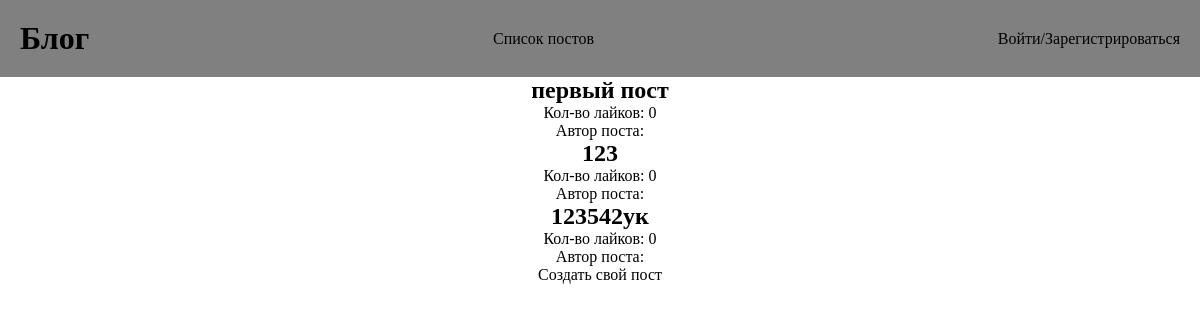
/posts/, run on an earlier commit of the app's database.
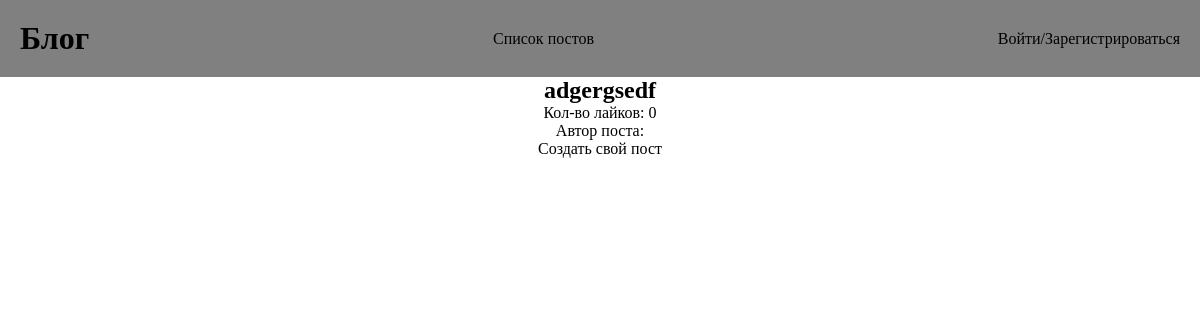
And on a later commit of the database.
### monolit/models.py (models this page shows, shortened)
class Post(models.Model):
    user = models.ForeignKey(User, on_delete=models.CASCADE)
    title = models.CharField(max_length=200)
    content = models.TextField()
    created_at = models.DateTimeField(auto_now_add=True)
    likes = models.ManyToManyField(User, related_name='likes', blank=True)
    comment_count = models.PositiveIntegerField(default=0)

### monolit/views.py (the view)
# urls.py: path('posts/', views.post_list, name='post_list'),
def post_list(request):
    posts = Post.objects.all()
    return render(request, 'post_list.html', {'posts': posts})

### monolit/templates/post_list.html
{% extends "home.html" %}
{% block content %}
{% if posts %}
    {% for post in posts %}
        <a href="{% url 'post_detail' post.id %}"><h2>{{post.title}}</h2></a>
        <p>Кол-во лайков: {{post.likes.count}}</p>
        <p>Автор поста: {{post.user.username}}</p>
    {% endfor %}
{% else %}
<p>Постов пока нету</p>
{% endif %}
<a href="{% url 'create_post' %}">Создать свой пост</a>
{% endblock %}

### monolit/templates/home.html (shortened to what this page needs)
<!DOCTYPE html>
{% load static %}
<html lang="en">
<head>
    <link rel="stylesheet" href="{% static 'css/style.css' %}">
</head>
<body>
    <header>
        <h1><a href="{% url 'home' %}">Блог</a></h1>
        <p><a href="{% url 'post_list' %}">Список постов</a></p>
        <div class="profile">
            {% if user.username %}
            <a href="{% url 'profile' %}" style="display: flex; align-items: center;">{{user.username}}{% if profile.avatar %}<img src="{{profile.avatar.url}}" alt="" style="width: 50px;">{% endif %}</a>
            {% else %}
            <a href="{% url 'login' %}">Войти</a>/<a href="{% url 'register' %}">Зарегистрироваться</a>
            {% endif %}
        </div>
    </header>
    <main>
        {% block content %}
        {% endblock %}
    </main>
</body>
</html>

### static/css/style.css (style rules this page uses)
* { margin: 0; padding: 0; box-sizing: border-box; font-family: "Franklin Gothic Medium", 'sans-serif'; }
main { display: flex; flex-direction: column; justify-content: center; align-items: center; }
* a { color: black; text-decoration: none; }
header { display: flex; justify-content: space-between; align-items: center; padding: 20px; background-color: gray; }

What changed in the data, as far as the page shows it:
removed Post: title "первый пост", likes.count "0"
removed Post: title "123", likes.count "0"
removed Post: title "123542ук", likes.count "0"
added Post: title "adgergsedf", likes.count "0"
